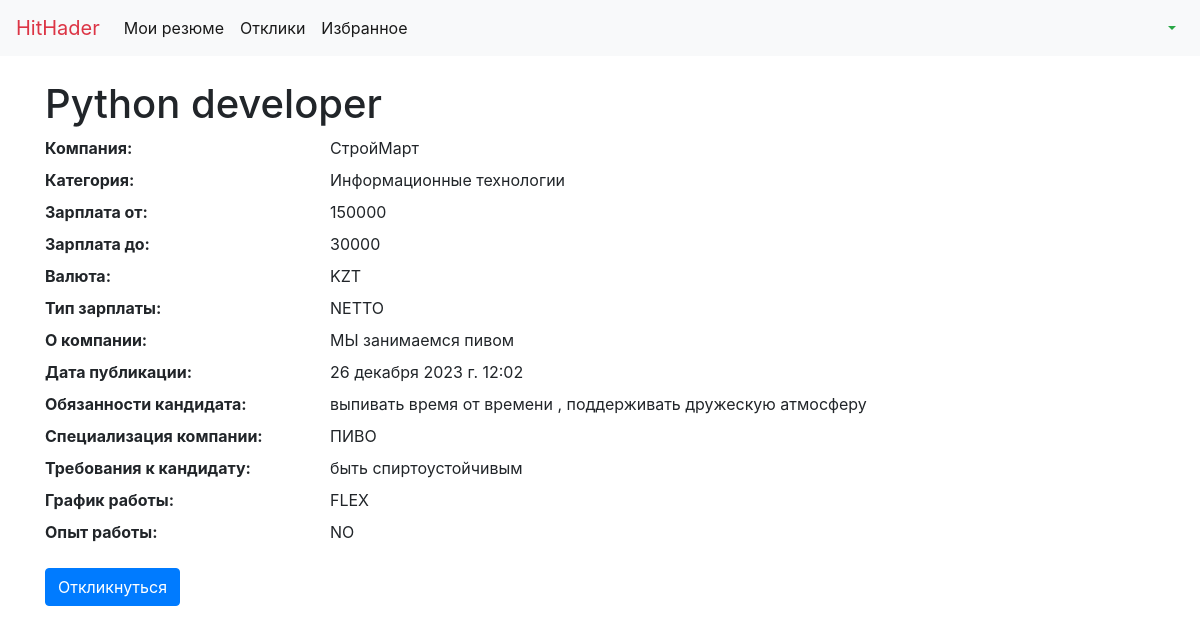
/vacancy/1/, run on the app's committed database.
### apps/main/models.py (models this page shows, shortened)
class Vacancy(models.Model):
    class WorkExperienceChoices(models.TextChoices):
        NO_EXPERIENCE = 'NO',_('Без опыта')
        ONETOTHREE = '1-3',_('1-3 года')
        THREETOFIVE = '3-5',_('3-5 лет')
        FIVEANDMORE = '5-M',_('5 лет и больше')
    class SeleryTypeChoises(models.TextChoices):
        NETTO  = 'NETTO',_('Нетто')
        BRUTTO = 'BRUTTO',_('Брутто')
    company = models.ForeignKey(
        verbose_name='компания',
        to=CustomUser,
        related_name='vacancy',
        on_delete=models.PROTECT
    )
    title = models.CharField(
        verbose_name='название вакансии',
        max_length=150
    )
    category = models.ForeignKey(
        verbose_name='категория',
        to = CategoryChoices,
        on_delete = models.CASCADE,
        null = True,
        blank =True
    )
    selery_lower_limit = models.PositiveIntegerField(
        verbose_name = 'зарплата от',
        null= True,
        blank = True,
        help_text='введите нижний предел зарплаты'
    )
    selery_upper_limit = models.PositiveIntegerField(
        verbose_name = 'зарплата до',
        null = True,
        blank = True,
        help_text='введите верхний предел зарплаты'
    )
    selery_currency= models.CharField(
        verbose_name = 'валюта',
        max_length = 15,
        choices = CurriculumVitae.CurrencyChoices.choices,
        null = True,
        blank= True
    )
    selery_type = models.CharField(
        verbose_name = 'тип зарплаты',
        max_length= 15,
        choices = SeleryTypeChoises.choices,
        null = True,
        blank = True,
        help_text='выберите тип выплачиваемой зарплаты'
    )
    publish_date = models.DateTimeField(
        verbose_name='дата публикации',
        auto_created=True,
        default=datetime.now()
    )
    about_company = models.TextField(
        verbose_name='о компании',
        help_text='расскажите о вашей компании'
    )
    responsibilities = models.TextField(
        verbose_name='обязанности кандидата',
        help_text='расскажите об обязанностях кандидата'
    )
    specialization = models.TextField(
        verbose_name='специализация компании',
        help_text='расскажите о вашей специализации'
    )
    requirements = models.TextField(
        verbose_name='требования к кандидату',
        help_text='расскажите о требованиях к кандидату'
    )
    schedule = models.CharField(
        verbose_name='график работы',
        max_length=15,
        choices=CurriculumVitae.ScheduleChoices.choices,
        default=CurriculumVitae.ScheduleChoices.NOT_SELECTED
    )
    work_experience = models.CharField(
        verbose_name='опыт работы',
        max_length=5,
        choices=WorkExperienceChoices.choices,
        default=WorkExperienceChoices.ONETOTHREE
    )
    class Meta:
        verbose_name = 'вакансия'
        verbose_name_plural = 'вакансии'
        ordering = ('-id',)

class CategoryChoices(models.Model):
        title = models.CharField(
            verbose_name ='категория',
            max_length=100,
            unique = True
        )
        slug = AutoSlugField(
        populate_from='title',
        unique=True,
        editable=True,
        verbose_name='слаг'
        )
        def __str__(self) -> Any:
            return self.title
        class Meta:
            verbose_name= 'категория'
            verbose_name_plural = 'категории'
            ordering = ('-id',)

### apps/auths/models.py (models this page shows, shortened)
class CustomUser(AbstractUser,PermissionsMixin):
    email = models.EmailField(
        verbose_name='почта',
        unique=True,
        validators=[EmailValidator("Введите корректный адрес электронной почты.")]
    )
    username = None
    first_name = models.CharField(
        verbose_name='имя',
        max_length=100,
        null=True,
        blank=True
    )
    last_name = models.CharField(
        verbose_name='фамилия',
        max_length=150,
        null=True,
        blank=True
    )
    company_name = models.CharField(
        verbose_name='название компании',
        max_length=100,
        null=True,
        blank=True
    )
    birth_date = models.DateField(
        verbose_name='дата рождения',
        null=True,
        blank=True
    )
    photo = models.ImageField(
        verbose_name='фото/логотип',
        upload_to='logos/',
        null=True,
        blank=True,
        validators=[
            FileExtensionValidator(
                ['PNG', 'JPEG', 'GIF', 'RAW', 'TIFF', 'BMP', 'PSD','JPG'],
                'Формат загруженного файла не поддерживается'
            )
        ]
    )
    is_company = models.BooleanField(
        verbose_name = 'компания',
        default=False
    )
    is_active = models.BooleanField(
        verbose_name='статус активности',
        default=True
    )
    is_superuser=models.BooleanField(
        verbose_name='статус администратора',
        default=False
    )
    is_staff = models.BooleanField(
        verbose_name='статус работника',
        default=True
    )
    datetime_joined = models.DateTimeField(
        verbose_name='дата регистрации',
        auto_now_add = True
    )
    objects = CustomUserManager()
    USERNAME_FIELD = 'email'
    EMAIL_FIELD = 'email'
    REQUIRED_FIELDS = []
    class Meta:
        verbose_name = 'пользователь'
        verbose_name_plural = 'пользователи'
        ordering = ('-id',)

### apps/frontend/views.py (the view)
# urls.py: path('vacancy/<int:pk>/',VacancyView.as_view(),name='vacancy_detail_view'),
class VacancyView(View):
    template_name = 'vacancy_detail.html'
    def get(self,request:HttpRequest,pk)->HttpResponse:
        vacancy = Vacancy.objects.get(id=pk)
        user = get_user_model_custom(request)
        return render(
            request=request,
            template_name=self.template_name,
            context={
                'vacancy':vacancy,
                'user':user
            }
        )

### apps/frontend/services.py (called while the page is built)
def get_user_model_custom(request:HttpRequest)->HttpResponse:
    jwt_token = request.COOKIES.get('jwt')
    try:
        payload = jwt.decode(jwt_token, settings.JWT_SECRET_KEY, algorithms=['HS256'])
        user_id = payload['id']
    except jwt.ExpiredSignatureError:
        return HttpResponseBadRequest('Token has expired')
    except jwt.InvalidTokenError:
        return HttpResponseBadRequest('Invalid token')
    User = get_user_model()
    user = User.objects.get(pk=user_id)
    return user

### apps/frontend/templates/vacancy_detail.html (shortened to what this page needs)
<!DOCTYPE html>
<html lang="en">
<head>
    <link rel="stylesheet" href="https://stackpath.bootstrapcdn.com/bootstrap/4.5.2/css/bootstrap.min.css">
</head>
<body>
    <nav class="navbar navbar-expand-lg navbar-light bg-light">
        <a class="navbar-brand text-danger" href="http://localhost:8000/main-page/">HitHader</a>
        <div class="collapse navbar-collapse" id="navbarNav">
            <ul class="navbar-nav">
                <li class="nav-item active">
                    <a class="nav-link" href="{% url 'cv_view' %}">Мои резюме</a>
                </li>
                <li class="nav-item active">
                    <a class="nav-link" href="#">Отклики</a>
                </li>
                <li class="nav-item active">
                    <a class="nav-link" href="#">Избранное</a>
                </li>
            </ul>
            <ul class="navbar-nav ml-auto">
                <li class="nav-item dropdown">
                    <a class="nav-link dropdown-toggle text-success font-weight-bold" href="#" id="navbarDropdown"
                        role="button" data-toggle="dropdown" aria-haspopup="true" aria-expanded="false">
                    </a>
                </li>
            </ul>
        </div>
    </nav>
    <div class="container mt-4">
        <h1>{{ vacancy.title }}</h1>
        <dl class="row">
            {% if vacancy.company.company_name %}
                <dt class="col-sm-3">Компания:</dt>
                <dd class="col-sm-9">{{ vacancy.company.company_name }}</dd>
            {% endif %}
            {% if vacancy.category %}
                <dt class="col-sm-3">Категория:</dt>
                <dd class="col-sm-9">{{ vacancy.category }}</dd>
            {% endif %}
            {% if vacancy.selery_lower_limit %}
                <dt class="col-sm-3">Зарплата от:</dt>
                <dd class="col-sm-9">{{ vacancy.selery_lower_limit }}</dd>
            {% endif %}
            {% if vacancy.selery_upper_limit %}
                <dt class="col-sm-3">Зарплата до:</dt>
                <dd class="col-sm-9">{{ vacancy.selery_upper_limit }}</dd>
            {% endif %}
            {% if vacancy.selery_currency %}
                <dt class="col-sm-3">Валюта:</dt>
                <dd class="col-sm-9">{{ vacancy.selery_currency }}</dd>
            {% endif %}
            {% if vacancy.selery_type %}
                <dt class="col-sm-3">Тип зарплаты:</dt>
                <dd class="col-sm-9">{{ vacancy.selery_type }}</dd>
            {% endif %}
            {% if vacancy.about_company %}
                <dt class="col-sm-3">О компании:</dt>
                <dd class="col-sm-9">{{ vacancy.about_company }}</dd>
            {% endif %}
            {% if vacancy.publish_date %}
                <dt class="col-sm-3">Дата публикации:</dt>
                <dd class="col-sm-9">{{ vacancy.publish_date }}</dd>
            {% endif %}
            {% if vacancy.responsibilities %}
                <dt class="col-sm-3">Обязанности кандидата:</dt>
                <dd class="col-sm-9">{{ vacancy.responsibilities }}</dd>
            {% endif %}
            {% if vacancy.specialization %}
                <dt class="col-sm-3">Специализация компании:</dt>
                <dd class="col-sm-9">{{ vacancy.specialization }}</dd>
            {% endif %}
            {% if vacancy.requirements %}
                <dt class="col-sm-3">Требования к кандидату:</dt>
                <dd class="col-sm-9">{{ vacancy.requirements }}</dd>
            {% endif %}
            {% if vacancy.schedule %}
                <dt class="col-sm-3">График работы:</dt>
                <dd class="col-sm-9">{{ vacancy.schedule }}</dd>
            {% endif %}
            {% if vacancy.work_experience %}
                <dt class="col-sm-3">Опыт работы:</dt>
                <dd class="col-sm-9">{{ vacancy.work_experience }}</dd>
            {% endif %}
        </dl>
        <a href="{% url 'vacancy_detail_view' pk=vacancy.pk %}" class="btn btn-primary">Откликнуться</a>
    </div>
</body>
</html>

### data on the page
Vacancy: title "Python developer", company.company_name "СтройМарт", category "Информационные технологии", selery_lower_limit "150000", selery_upper_limit "30000", selery_currency "KZT", selery_type "NETTO", about_company "МЫ занимаемся пивом", publish_date "26 декабря 2023 г. 12:02", responsibilities "выпивать время от времени , поддерживать дружескую атмосферу", specialization "ПИВО", requirements "быть спиртоустойчивым", schedule "FLEX", work_experience "NO"
